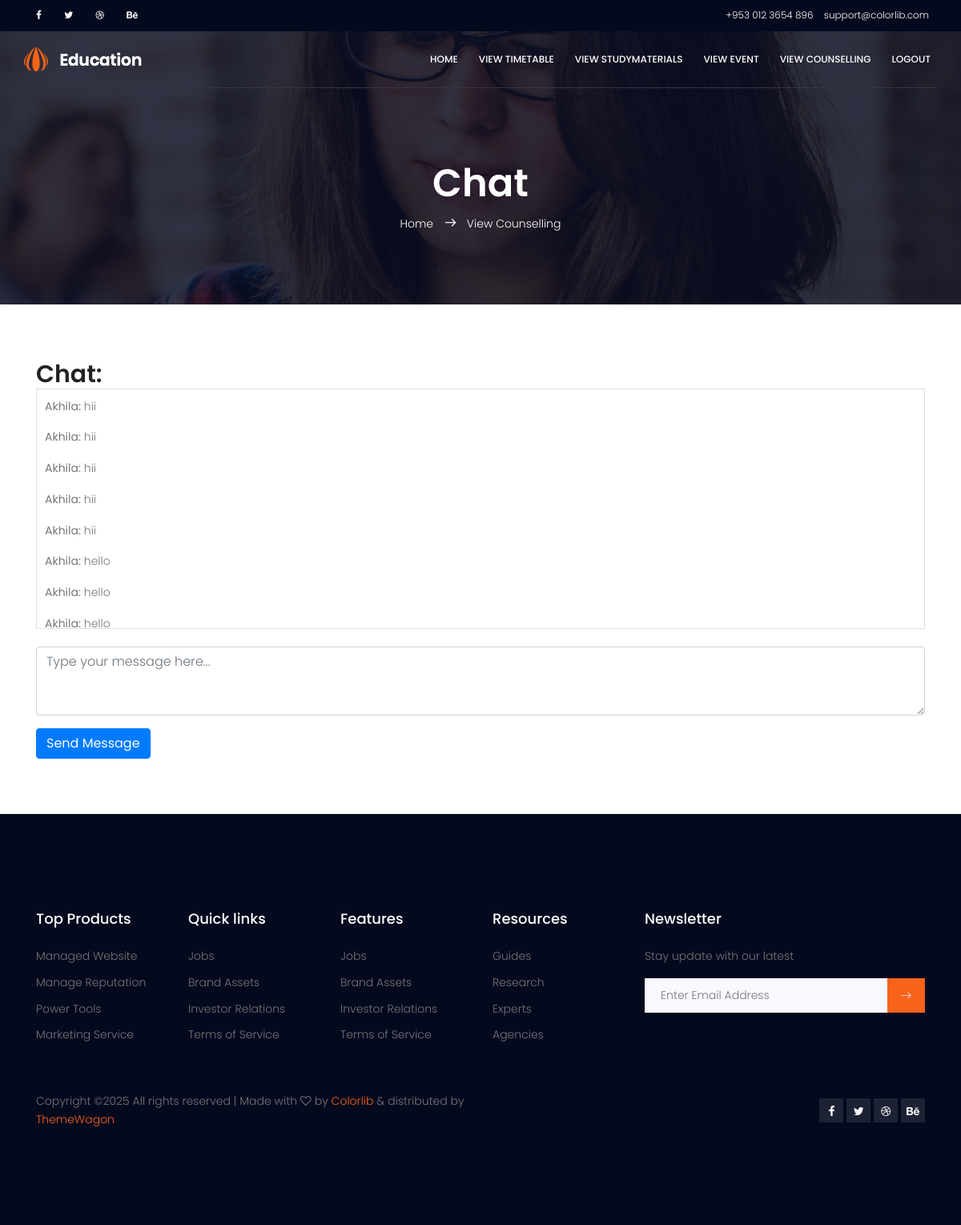
Screenshot of /STUDENT/StudentChat.php?id=4&counsellor_id=100 (signed in) with the database file from the repository.
### tables this page shows
CREATE TABLE `counsellor` (
  `co_id` int(20) NOT NULL AUTO_INCREMENT,
  `co_name` varchar(100) NOT NULL,
  `co_email` varchar(100) NOT NULL,
  `co_phone` varchar(10) NOT NULL,
  `co_pass` varchar(100) NOT NULL,
  `co_address` varchar(100) NOT NULL,
  PRIMARY KEY (`co_id`)
);

CREATE TABLE `chat` (
  `chat_id` int(10) NOT NULL AUTO_INCREMENT,
  `sender_id` varchar(100) NOT NULL,
  `reciever_id` varchar(100) NOT NULL,
  `type` varchar(10) NOT NULL,
  `message` varchar(100) NOT NULL,
  `timestamp` timestamp NOT NULL DEFAULT CURRENT_TIMESTAMP,
  `package_id` int(20) DEFAULT NULL,
  PRIMARY KEY (`chat_id`)
);

### STUDENT/StudentChat.php (the view, shortened to what this page needs)
<?php
include("StudentHeader.php");
include '../DBconnection/connection.php';
$uid = $_SESSION['uid'];
$chat_mid = $_GET['id'];
$counsellor_id = $_GET['counsellor_id'];
$chatQry = "SELECT
    chat.*,
    CASE
        WHEN chat.sender_id = '$uid' THEN 'You'
        WHEN sender_counsellor.co_id IS NOT NULL THEN CONCAT(sender_counsellor.co_name)
        WHEN sender.studid IS NOT NULL THEN CONCAT(sender.fname, ' (Student)')
        ELSE 'Unknown Sender'
    END AS sender_name,
    CASE
        WHEN chat.reciever_id = '$uid' THEN 'You (Student)'
        WHEN receiver_counsellor.co_id IS NOT NULL THEN CONCAT(receiver_counsellor.co_name, ' (Counsellor)')
        WHEN receiver.studid IS NOT NULL THEN CONCAT(receiver.fname, ' (Student)')
        ELSE 'Unknown Receiver'
    END AS receiver_name
FROM
    chat
JOIN
    chat_members ON chat.package_id = chat_members.chat_mid
LEFT JOIN
    student AS sender ON chat.sender_id = sender.studid
LEFT JOIN
    counsellor AS sender_counsellor ON chat.sender_id = sender_counsellor.co_id
LEFT JOIN
    student AS receiver ON chat.reciever_id = receiver.studid
LEFT JOIN
    counsellor AS receiver_counsellor ON chat.reciever_id = receiver_counsellor.co_id
WHERE
    chat.package_id = '$chat_mid'
ORDER BY
    chat.timestamp ASC";
$chatResult = mysqli_query($conn, $chatQry);
$counsellorQuery = "SELECT * FROM counsellor WHERE co_id = '$counsellor_id'";
$counsellorResult = mysqli_query($conn, $counsellorQuery);
$counsellor = mysqli_fetch_assoc($counsellorResult);
?>
<section class="banner-area relative about-banner" id="home">
    <div class="overlay overlay-bg"></div>
    <div class="container">
        <div class="row d-flex align-items-center justify-content-center">
            <div class="about-content col-lg-12">
                <h1 class="text-white">Chat</h1>
                <p class="text-white link-nav"><a href="index.html">Home</a> <span class="lnr lnr-arrow-right"></span> <a href="#">View Counselling</a></p>
            </div>
        </div>
    </div>
</section>
<br><br><br>
<div class="container">
    <h2>Chat:</h2>
    <div class="chat-box" style="border: 1px solid #ddd; padding: 10px; height: 300px; overflow-y: scroll;">
        <?php
        if (mysqli_num_rows($chatResult) > 0) {
            while ($row = mysqli_fetch_assoc($chatResult)) {
                $sender_name = $row['sender_name'];
                $message = $row['message'];
                $cc=$counsellor['co_name'];
                if ($sender_name =="Unknown Sender"){
                    echo "<p><strong>$cc:</strong> $message</p>";
                }
                else{
                echo "<p><strong>$sender_name:</strong> $message</p>";}
            }
        } else {
            echo "<p>No messages yet. Be the first to start the conversation!</p>";
        }
        ?>
    </div>
    <br>
    <form method="post">
        <div class="form-group">
            <textarea name="message" class="form-control" rows="3" placeholder="Type your message here..." required></textarea>
        </div>
        <button type="submit" name="send_message" class="btn btn-primary">Send Message</button>
    </form>
    <br>
</div>
<br><br>
<?php
include 'StudentFooter.php';
?>

### css/main.css (style rules this page uses)
body { color:#777;font-family:"Poppins",sans-serif;font-size:14px;font-weight:300;line-height:1.625em;position:relative }
a { -webkit-transition:all 0.3s ease 0s;-moz-transition:all 0.3s ease 0s;-o-transition:all 0.3s ease 0s;transition:all 0.3s ease 0s }
a,a:focus,a:hover { text-decoration:none;outline:0 }
h1,h2,h3,h4,h5,h6 { font-family:"Poppins",sans-serif;color:#222;line-height:1.2em !important;margin-bottom:0;margin-top:0;font-weight:600 }
h1,.h1 { font-size:36px }
h2,.h2 { font-size:30px }
.text-white { color:#fff }
.relative { position:relative }
.overlay { position:absolute;left:0;right:0;top:0;bottom:0 }
h1 { font-size:36px }
h2 { font-size:30px }
h1,h2,h3,h4,h5,h6 { line-height:1.5em }
.banner-area { background:url(../img/banner-bg.jpg) right;background-size:cover }
.banner-area .overlay-bg { background-color:rgba(4,9,30,0.8) }
.link-nav { margin-top:10px;margin-bottom:0px }
.about-banner { background:url(../img/top-banner.jpg) right no-repeat;background-size:cover }
.about-content { margin-top:110px;padding:90px 0px;text-align:center }
.about-content h1 { font-size:48px;font-weight:600 }
.about-content a { color:#fff;font-weight:300;font-size:14px }
.about-content .lnr { margin:0px 10px;font-weight:600 }

### rows the page displays
chat: message "hii"
counsellor: co_name "Akhila"
chat: message "hii"
chat: message "hii"
chat: message "hii"
chat: message "hii"
chat: message "hello"
chat: message "hello"
chat: message "hello"
